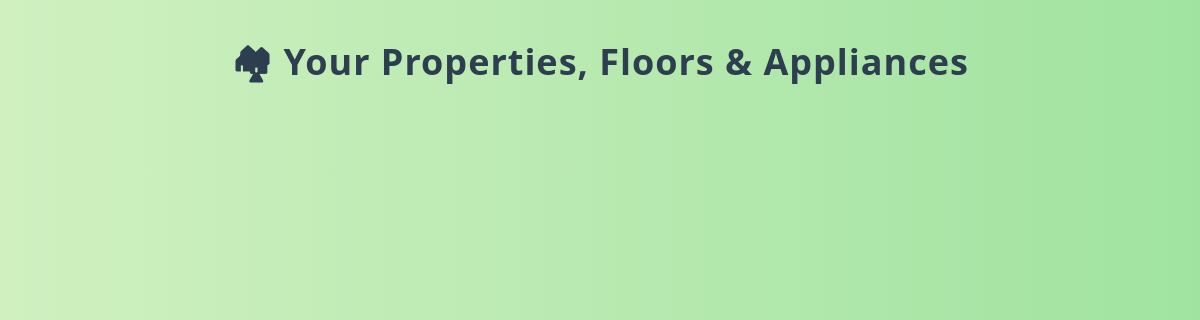
Before: /view_properties (signed in) with the older database file.
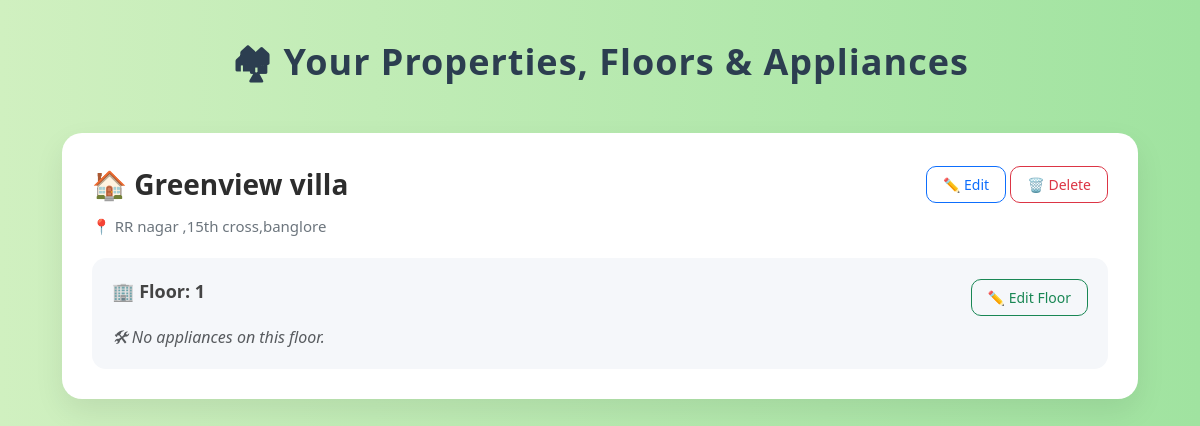
After: the same page with the newer database file.
### app/models.py (models this page shows)
class Property(Base):
    __tablename__ = "properties"
    id = Column(Integer, primary_key=True, index=True)
    name = Column(String(255), nullable=False)
    address = Column(String(255), nullable=False)
    property_type = Column(String(100), nullable=True)
    owner_id = Column(Integer, ForeignKey("users.id"))
    manager_id = Column(Integer, ForeignKey("users.id"), nullable=True)
    owner = relationship("User", back_populates="properties_owned", foreign_keys=[owner_id])
    manager = relationship("User", back_populates="properties_managed", foreign_keys=[manager_id])
    tenants = relationship("User", back_populates="properties_as_tenant", foreign_keys=[User.property_id])
    appliances = relationship("Appliance", back_populates="property", cascade="all, delete-orphan")
    floors = relationship("Floor", back_populates="property", cascade="all, delete-orphan")
    tenant_queries = relationship("TenantQuery", back_populates="property")
    issues = relationship("Issue", back_populates="property")
    __table_args__ = (UniqueConstraint('name', 'address', name='uix_name_address'),)

class Floor(Base):
    __tablename__ = "floors"
    id = Column(Integer, primary_key=True, index=True)
    floor_number = Column(String(50), nullable=False)
    property_id = Column(Integer, ForeignKey("properties.id"), nullable=False)
    floor_plan = Column(String(255), nullable=True)
    extracted_details = Column(Text, nullable=True)
    property = relationship("Property", back_populates="floors")
    appliances = relationship("Appliance", back_populates="floor", cascade="all, delete-orphan")

### app/routes/dashboard_routes.py (the view)
@router.get("/view_properties", response_class=HTMLResponse)
def view_properties(request: Request, user=Depends(get_current_user), db: Session = Depends(get_db)):
    if user.role != "owner":
        raise HTTPException(status_code=403, detail="Unauthorized")
    properties = crud.get_properties_by_owner(db, user.id)
    appliances_per_property = {}
    floors_per_property = {}
    for prop in properties:
        appliances = crud.get_appliances_by_property(db, prop.id)
        floors = crud.get_floors_by_property(db, prop.id)
        for floor in floors:
            floor.appliances = [appliance for appliance in appliances if appliance.floor_id == floor.id]
        appliances_per_property[prop.id] = appliances
        floors_per_property[prop.id] = floors
    return templates.TemplateResponse("view_properties.html", {
        "request": request,
        "user": user,
        "properties": properties,
        "appliances_per_property": appliances_per_property,
        "floors_per_property": floors_per_property
    })

### app/templates/view_properties.html (shortened to what the changed rows need)
<!DOCTYPE html>
<html lang="en">
<head>
  <link href="https://cdn.jsdelivr.net/npm/bootstrap@5.3.3/dist/css/bootstrap.min.css" rel="stylesheet">
</head>
<body>
  <div class="container">
    <h2 class="page-title">🏘 Your Properties, Floors & Appliances</h2>
    {% for property in properties %}
      <div class="property-card">
        <div class="property-header">
          <div class="property-title">🏠 {{ property.name }}</div>
          <div>
            <a href="/edit_property/{{ property.id }}" class="btn btn-sm btn-outline-primary">✏️ Edit</a>
            <form action="/delete_property/{{ property.id }}" method="post" class="d-inline" onsubmit="return confirm('Delete this property?');">
              <button type="submit" class="btn btn-sm btn-outline-danger">🗑️ Delete</button>
            </form>
          </div>
        </div>
        <div class="property-address">📍 {{ property.address }}</div>
        {% if floors_per_property[property.id] %}
          {% for floor in floors_per_property[property.id] %}
            <div class="floor-section">
              <div class="d-flex justify-content-between align-items-center mb-2">
                <div class="floor-title">🏢 Floor: {{ floor.floor_number|capitalize }}</div>
                <a href="/edit_floor/{{ floor.id }}" class="btn btn-sm btn-outline-success">✏️ Edit Floor</a>
              </div>
              {% if floor.appliances %}
                {% for appliance in floor.appliances %}
                  <div class="appliance-box">
                    <div class="d-flex align-items-center">
                      <img src="{% if appliance.front_image %}
                                   {{ url_for('static', path='uploads/' ~ appliance.front_image) }}
                                 {% else %}
                                   {{ url_for('static', path='uploads/default_appliance.jpg') }}
                                 {% endif %}"
                           alt="{{ appliance.name }} Front"
                           class="appliance-thumbnail">
                      <div class="flex-grow-1 ms-3">
                        <div class="d-flex justify-content-between align-items-center">
                          <div class="appliance-title">📺 {{ appliance.name }} ({{ appliance.model }})</div>
                          <div>
                            <a href="/edit_appliance/{{ appliance.id }}" class="btn btn-sm btn-outline-secondary">✏️ Edit</a>
                            <form action="/delete_appliance/{{ appliance.id }}" method="post" class="d-inline" onsubmit="return confirm('Delete this appliance?');">
                              <button type="submit" class="btn btn-sm btn-outline-danger">🗑️ Delete</button>
                            </form>
                          </div>
                        </div>
                        <div class="row mt-2">
                          <div class="col-md-6">
                            <strong>🎨 Color:</strong> {{ appliance.color }}<br>
                            <strong>⚙️ Status:</strong> {{ appliance.status }}
                          </div>
                          <div class="col-md-6">
                            <strong>📍 Location:</strong> {{ appliance.location }}<br>
                            <strong>📆 Warranty:</strong>
                              {% if appliance.warranty_expiry %}
                                {{ appliance.warranty_expiry.strftime('%b %d, %Y') }}
                              {% else %}
                                N/A
                              {% endif %}
                          </div>
                        </div>
                        <a href="/appliance/{{ appliance.id }}" class="btn btn-outline-primary w-100 mt-2">
                          View Details
                        </a>
                      </div>
                    </div>
                  </div>
                {% endfor %}
              {% else %}
                <div class="text-muted">🛠 No appliances on this floor.</div>
              {% endif %}
            </div>
          {% endfor %}
        {% else %}
          <div class="text-muted">🚫 No floors added for this property.</div>
        {% endif %}
      </div>
    {% endfor %}
  </div>
</body>
</html>

Changed rows visible on the page:
added Property: name "Greenview villa", address "RR nagar ,15th cross,banglore"
added Floor: floor_number "1"
